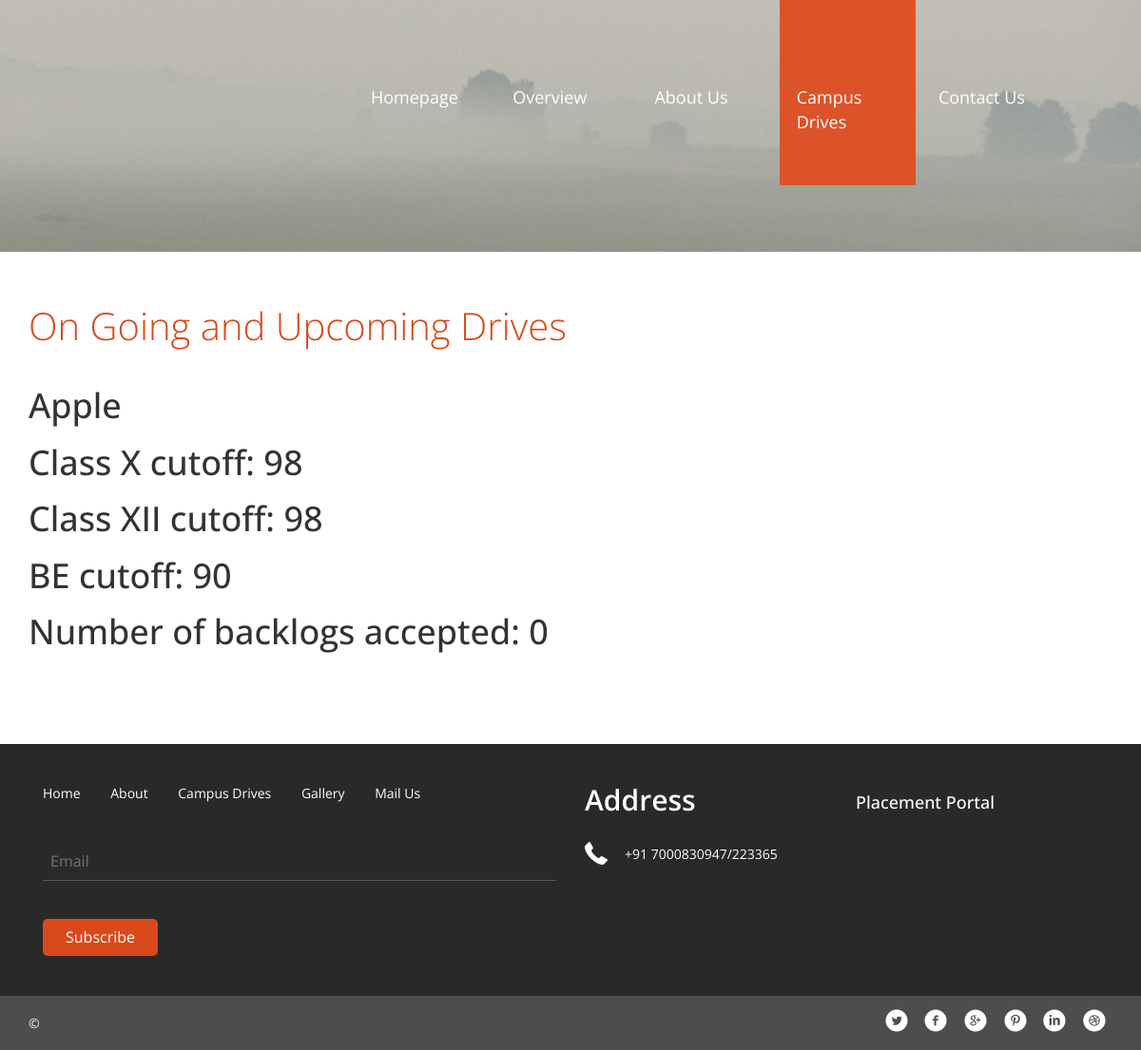
Screenshot of /Drives/companydetails.php?value=Apple with the database file from the repository.
### tables this page shows
CREATE TABLE IF NOT EXISTS `addpdrive` (
  `CompanyName` varchar(255) NOT NULL,
  `Date` date NOT NULL,
  `C/P` tinyint(1) NOT NULL DEFAULT '0',
  `PVenue` varchar(255) NOT NULL,
  `SSLC` float NOT NULL,
  `PU/Dip` float NOT NULL,
  `BE` float NOT NULL,
  `Backlogs` int(11) NOT NULL,
  `HofBacklogs` tinyint(1) NOT NULL,
  `DetainYears` int(11) NOT NULL,
  `ODetails` text
);

### Drives/companydetails.php (the view, shortened to what this page needs)
<!DOCTYPE html>
<html>
	<head>
		<link href="css/bootstrap.css" rel="stylesheet" type="text/css" media="all" />
		<link rel="stylesheet" href="css/style.css" type="text/css" media="all" />
		<link href="css/animate.css" rel="stylesheet" type="text/css" media="all">
		<link rel="stylesheet" href="css/touchTouch.css" type="text/css" media="all" />
	</head>
	<body>
		<div class="banner a-banner">
			<div class="container">
				<div class="header">
					<div class="top-nav">
						<ul class="nav1">
							<li class="hvr-sweep-to-bottom">
								<a href="../Homepage/index.php">Homepage</a>
							</li>
							<li class="hvr-sweep-to-bottom">
								<a href="index.php">Overview</a>
								</li>
								<li class="hvr-sweep-to-bottom">
									<a href="about.php">About Us</a>
								</li>
								<li class="hvr-sweep-to-bottom active">
									<a href="products.php">Campus Drives</a>
								</li>
								<li class="hvr-sweep-to-bottom">
									<a href="mail.php">Contact Us</a>
								</li>
								<div class="clearfix"></div>
						</ul>
					</div>
					<div class="clearfix"></div>
				</div>
			</div>
		</div>
		<div class="products-top">
			<div class="container">
				<h3 class="wow fadeInRight animated" data-wow-delay="0.4s" style="visibility: visible; -webkit-animation-delay: 0.4s;">On Going and Upcoming Drives</h3>
				<div class="products-top-grids wow fadeInLeft animated" data-wow-delay="0.4s" style="visibility: visible; -webkit-animation-delay: 0.4s;">
					<?php
                        $a = $_GET['value'];
                        $RESULT=mysql_query("SELECT * from addpdrive where CompanyName ='" . $a . "'");
                        $row = mysql_fetch_assoc($RESULT);
                        print '<h1>'. $row["CompanyName"] .' </h4> ';
                        print '<h1>Class X cutoff: '. $row["SSLC"] .' </h4> ';
                        print '<h1>Class XII cutoff: '. $row["PU/Dip"] .' </h4> ';
                        print '<h1>BE cutoff: '. $row["BE"] .' </h4> ';
                        print '<h1>Number of backlogs accepted: '. $row["Backlogs"] .' </h4> ';
					?>
				</div>
			</div>
		</div>
		<div class="footer">
			<div class="container">
				<div class="col-md-6 footer-left  wow fadeInLeft animated" data-wow-delay="0.4s" style="visibility: visible; -webkit-animation-delay: 0.4s;">
					<ul>
						<li>
							<a href="index.php">Home</a>
						</li>
						<li>
							<a href="about.php">About</a>
						</li>
						<li>
							<a href="products.php">Campus Drives</a>
						</li>
						<li>
							<a href="../Gallery/index.html">Gallery</a>
						</li>
						<li>
							<a href="mail.php">Mail Us</a>
						</li>
					</ul>
					<form>
						<input type="text" placeholder="Email" required="">
						<input type="submit" value="Subscribe">
					</form>
				</div>
				<div class="col-md-3 footer-middle wow bounceIn animated" data-wow-delay="0.4s" style="visibility: visible; -webkit-animation-delay: 0.4s;">
					<h3>Address</h3>
					<div class="phone">
						<p>+91 7000830947/223365</p>
					</div>
				</div>
				<div class="col-md-3 footer-right  wow fadeInRight animated" data-wow-delay="0.4s" style="visibility: visible; -webkit-animation-delay: 0.4s;">
					<h4>
						<a href="../Homepage/index.php" style="color: white">Placement Portal</a>
					</h4>
				</div>
				<div class="clearfix"></div>
			</div>
		</div>
		<div class="copyright">
			<div class="container">
				<div class="copyright-left wow fadeInLeft animated" data-wow-delay="0.4s" style="visibility: visible; -webkit-animation-delay: 0.4s;">
					 <p> &copy;
				</div>
				<div class="copyright-right wow fadeInRight animated" data-wow-delay="0.4s" style="visibility: visible; -webkit-animation-delay: 0.4s;">
					<ul>
						<li>
							<a href="#" class="twitter"> </a>
						</li>
						<li>
							<a href="#" class="twitter facebook"> </a>
						</li>
						<li>
							<a href="#" class="twitter chrome"> </a>
						</li>
						<li>
							<a href="#" class="twitter pinterest"> </a>
						</li>
						<li>
							<a href="#" class="twitter linkedin"> </a>
						</li>
						<li>
							<a href="#" class="twitter dribbble"> </a>
						</li>
					</ul>
				</div>
				<div class="clearfix"></div>
			</div>
		</div>
	</body>
</html>

### Drives/css/style.css (style rules this page uses)
body { background:#fff; font-family: 'Open Sans', sans-serif; }
body a { transition: 0.5s all; -webkit-transition: 0.5s all; -o-transition: 0.5s all; -moz-transition: 0.5s all; -ms-transition: 0.5s all; }
.banner { background: url(../images/banner1.jpg) no-repeat 0px 0px #eeece9; min-height: 855px; background-size: cover; position: relative; }
.top-nav { float: right; width: 70%; }
.top-nav ul { padding:0; margin:0; }
.top-nav ul li { display: inline-block; width: 18%; margin-right: .4em; float: left; }
.top-nav ul li.active { background:#DC5329; }
.top-nav ul li a { color: #FFF; font-size: 18px; margin-right: .4em; float: left; padding: 5em 1em 3em; }
.hvr-sweep-to-bottom { display: inline-block; vertical-align: middle; -webkit-transform: translateZ(0); transform: translateZ(0); box-shadow: 0 0 1px rgba(0, 0, 0, 0); -webkit-backface-visibility: hidden; backface-visibility: hidden; -moz-osx-font-smoothing: grayscale; position: relative; -webkit-transition-property: color; transition-property: color; -webkit-transition-duration: 0.3s; transition-duration: 0.3s; }
.hvr-sweep-to-bottom:before { content: ""; position: absolute; z-index: -1; top: 0; left: 0; right: 0; bottom: 0; background: #DC5329; -webkit-transform: scaleY(0); transform: scaleY(0); -webkit-transform-origin: 50% 0; transform-origin: 50% 0; -webkit-transition-property: transform; transition-property: transform; -webkit-transition-duration: 0.3s; transition-duration: 0.3s; -webkit-transition-timing-function: ease-out; transition-timing-function: ease-out; }
.footer { padding:3em 0; background:#292929; }
.footer-left ul { padding:0; margin:0; }
.footer-left ul li { display:inline-block; margin:0 1em; }
.footer-left ul li:nth-child(1) { margin-left:0; }
.footer-left ul li a { color:#FFF; font-size:14px; }
.footer-left form { margin-top: 3em; }
.footer-left input[type="text"] { width: 100%; color: #898888; background: none; outline: none; font-size: 16px; padding: .5em; margin-bottom: 2em; -webkit-appearance: none; border-bottom: solid 1px #595959; border-top: none; border-right: none; border-left: none; }
.footer-left input[type="submit"] { border: none; outline: none; color: #FFF; padding: .5em 1.5em; font-size: 16px; margin: 0.5em 0 0 0; -webkit-appearance: none; background: #DA491C; border-radius: 5px; -webkit-border-radius: 5px; -moz-border-radius: 5px; -o-border-radius: 5px; -ms-border-radius: 5px; }
.footer-middle h3 { color: #FFFFFF; font-size: 30px; font-weight: 600; margin: 0; }
.phone { margin-top:2em; }
.phone p { color: #FFFFFF; font-size: 14px; line-height: 1.8em; padding-left: 3em; margin: 2em 0 0 0; background: url(../images/phone.png) no-repeat 0px 0px; }
.copyright { background: #4D4D4D; padding: 1em 0; }
.copyright-left p { color: #FFF; font-size: 14px; margin: .4em 0 0 0; }
.copyright-left { float:left; }
.copyright-right { float:right; }
.copyright-right ul { padding:0; margin:0; }
.copyright-right ul li { display:inline-block; margin:0 .5em; }
.copyright-right ul li a.twitter { background: url(../images/icons.png) no-repeat 0px 0px; height: 24px; display: block; width: 24px; }
.copyright-right ul li a.facebook { background: url(../images/icons.png) no-repeat -33px 0px; }
.copyright-right ul li a.chrome { background: url(../images/icons.png) no-repeat -66px 0px; }
.copyright-right ul li a.pinterest { background: url(../images/icons.png) no-repeat -99px 0px; }
.copyright-right ul li a.linkedin { background: url(../images/icons.png) no-repeat -132px 0px; }
.copyright-right ul li a.dribbble { background: url(../images/icons.png) no-repeat -164px 0px; }
.a-banner { min-height: 265px; }
.products-top { padding:4em 0; }
.products-top-grids { margin-top: 3em; }
.products-top h3 { color: #DA491C; font-size: 40px; font-weight: 300; margin: 0; }

### rows the page displays
addpdrive: CompanyName "Apple", SSLC "98", value "98", BE "90", Backlogs "0"
